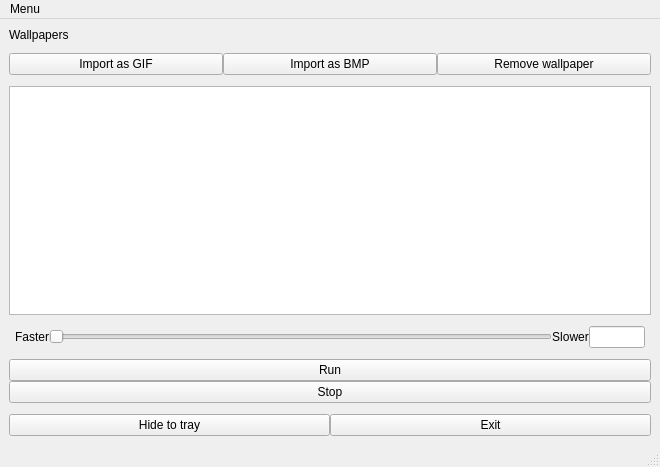
<?xml version="1.0" encoding="UTF-8"?>
<ui version="4.0">
 <class>MainWindow</class>
 <widget class="QMainWindow" name="MainWindow">
  <property name="geometry">
   <rect>
    <x>0</x>
    <y>0</y>
    <width>660</width>
    <height>467</height>
   </rect>
  </property>
  <property name="windowTitle">
   <string>Gif-wallpaper-gui</string>
  </property>
  <widget class="QWidget" name="centralwidget">
   <layout class="QFormLayout" name="formLayout">
    <property name="verticalSpacing">
     <number>6</number>
    </property>
    <item row="0" column="0" colspan="2">
     <layout class="QGridLayout" name="gridLayout_2">
      <property name="verticalSpacing">
       <number>11</number>
      </property>
      <item row="3" column="1">
       <layout class="QHBoxLayout" name="horizontalLayout_2" stretch="0,9,0,1">
        <property name="leftMargin">
         <number>6</number>
        </property>
        <property name="rightMargin">
         <number>6</number>
        </property>
        <item>
         <widget class="QLabel" name="label">
          <property name="text">
           <string>Faster</string>
          </property>
          <property name="alignment">
           <set>Qt::AlignCenter</set>
          </property>
         </widget>
        </item>
        <item>
         <widget class="QSlider" name="delaySlider">
          <property name="minimum">
           <number>10</number>
          </property>
          <property name="maximum">
           <number>240</number>
          </property>
          <property name="tracking">
           <bool>true</bool>
          </property>
          <property name="orientation">
           <enum>Qt::Horizontal</enum>
          </property>
         </widget>
        </item>
        <item>
         <widget class="QLabel" name="label_3">
          <property name="text">
           <string>Slower</string>
          </property>
          <property name="alignment">
           <set>Qt::AlignCenter</set>
          </property>
         </widget>
        </item>
        <item>
         <widget class="QLineEdit" name="delayEdit">
          <property name="layoutDirection">
           <enum>Qt::RightToLeft</enum>
          </property>
          <property name="readOnly">
           <bool>true</bool>
          </property>
         </widget>
        </item>
       </layout>
      </item>
      <item row="2" column="0">
       <layout class="QVBoxLayout" name="verticalLayout"/>
      </item>
      <item row="0" column="1">
       <widget class="QLabel" name="label_2">
        <property name="text">
         <string>Wallpapers</string>
        </property>
       </widget>
      </item>
      <item row="2" column="1">
       <widget class="QListView" name="wallpapersListView">
        <property name="font">
         <font>
          <pointsize>18</pointsize>
         </font>
        </property>
        <property name="editTriggers">
         <set>QAbstractItemView::NoEditTriggers</set>
        </property>
        <property name="spacing">
         <number>2</number>
        </property>
       </widget>
      </item>
      <item row="1" column="1">
       <layout class="QHBoxLayout" name="horizontalLayout_5">
        <item>
         <widget class="QPushButton" name="importFromGifButton">
          <property name="text">
           <string>Import as GIF</string>
          </property>
         </widget>
        </item>
        <item>
         <widget class="QPushButton" name="importBmpButton">
          <property name="text">
           <string>Import as BMP</string>
          </property>
         </widget>
        </item>
        <item>
         <widget class="QPushButton" name="removeWalpaper">
          <property name="text">
           <string>Remove wallpaper</string>
          </property>
         </widget>
        </item>
       </layout>
      </item>
      <item row="10" column="1">
       <layout class="QHBoxLayout" name="horizontalLayout_4">
        <item>
         <layout class="QGridLayout" name="gridLayout_4">
          <item row="1" column="1">
           <widget class="QPushButton" name="closeButton">
            <property name="text">
             <string>Exit</string>
            </property>
           </widget>
          </item>
          <item row="1" column="0">
           <widget class="QPushButton" name="toTrayButton">
            <property name="text">
             <string>Hide to tray</string>
            </property>
           </widget>
          </item>
         </layout>
        </item>
       </layout>
      </item>
      <item row="4" column="1">
       <layout class="QHBoxLayout" name="horizontalLayout_3">
        <item>
         <layout class="QGridLayout" name="gridLayout_3">
          <item row="1" column="0">
           <widget class="QPushButton" name="stopButton">
            <property name="text">
             <string>Stop</string>
            </property>
           </widget>
          </item>
          <item row="0" column="0">
           <widget class="QPushButton" name="runButton">
            <property name="text">
             <string>Run</string>
            </property>
           </widget>
          </item>
         </layout>
        </item>
       </layout>
      </item>
     </layout>
    </item>
   </layout>
  </widget>
  <widget class="QMenuBar" name="menubar">
   <property name="geometry">
    <rect>
     <x>0</x>
     <y>0</y>
     <width>660</width>
     <height>20</height>
    </rect>
   </property>
   <widget class="QMenu" name="menuMenu">
    <property name="title">
     <string>Menu</string>
    </property>
    <widget class="QMenu" name="menuAdd_wallpapers">
     <property name="title">
      <string>Add wallpapers</string>
     </property>
     <addaction name="actionImport_GIF"/>
     <addaction name="actionImport_BMP"/>
    </widget>
    <widget class="QMenu" name="menuSettings">
     <property name="title">
      <string>Settings</string>
     </property>
     <addaction name="actionPath_to_Imagemagick"/>
     <addaction name="actionPath_to_gif_wallpaper"/>
    </widget>
    <addaction name="menuAdd_wallpapers"/>
    <addaction name="menuSettings"/>
    <addaction name="actionHide_to_tray"/>
    <addaction name="separator"/>
    <addaction name="actionQuit"/>
   </widget>
   <addaction name="menuMenu"/>
  </widget>
  <widget class="QStatusBar" name="statusbar">
   <property name="sizeGripEnabled">
    <bool>true</bool>
   </property>
  </widget>
  <action name="actionHide_to_tray">
   <property name="text">
    <string>Hide to tray</string>
   </property>
  </action>
  <action name="actionQuit">
   <property name="text">
    <string>Quit</string>
   </property>
  </action>
  <action name="actionImport_GIF">
   <property name="text">
    <string>Import GIF</string>
   </property>
  </action>
  <action name="actionImport_BMP">
   <property name="text">
    <string>Import BMP</string>
   </property>
  </action>
  <action name="actionPath_to_Imagemagick">
   <property name="text">
    <string>Path to Imagemagick</string>
   </property>
  </action>
  <action name="actionPath_to_gif_wallpaper">
   <property name="text">
    <string>Path to gif-wallpaper</string>
   </property>
  </action>
 </widget>
 <resources/>
 <connections/>
</ui>
